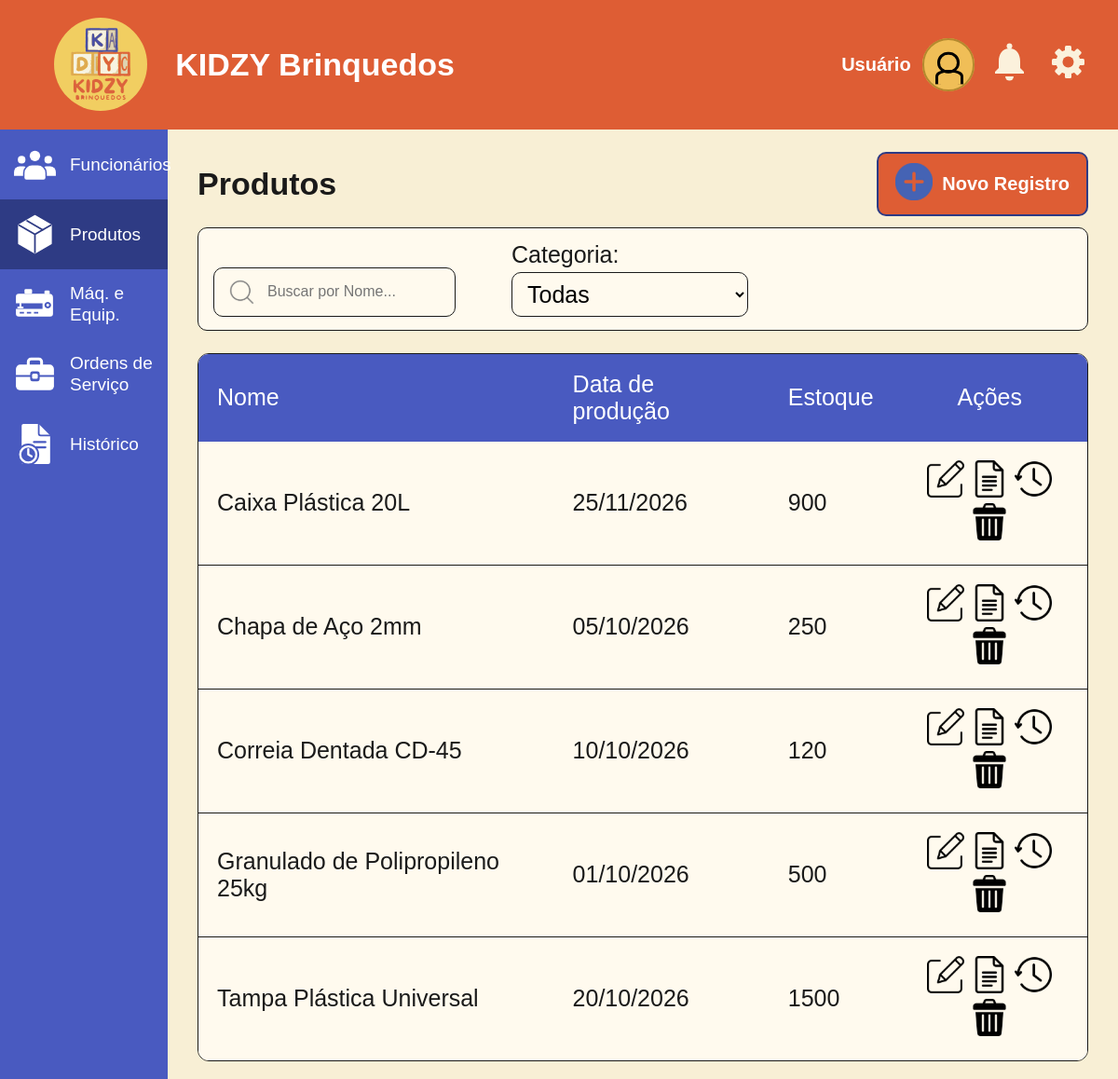
Before: /dashboardf/produtos.php with the older database file.
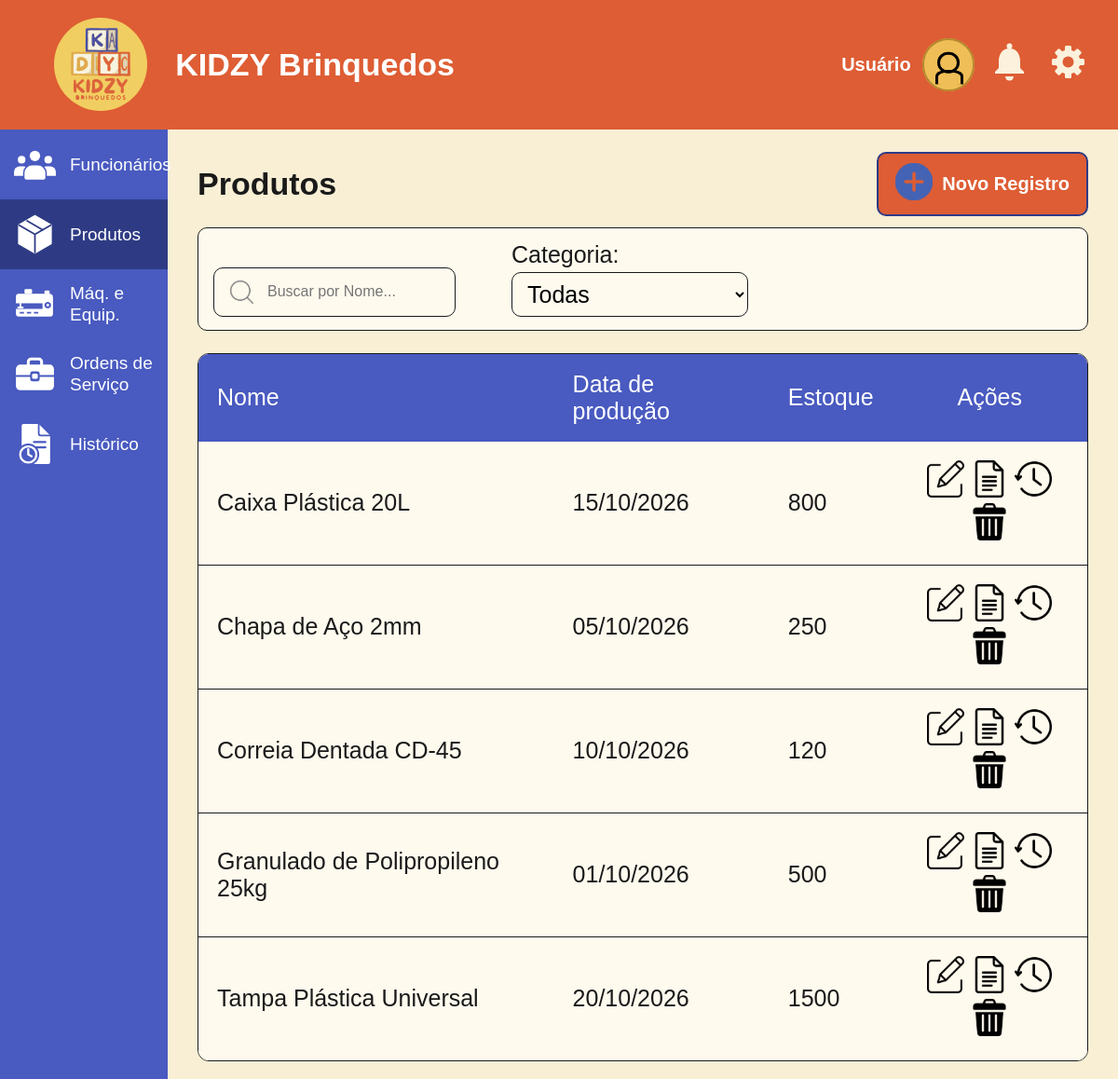
After: the same page with the newer database file.
### tables this page shows
CREATE TABLE `produto` (
  `id_produto` int NOT NULL,
  `id_categoria` int NOT NULL,
  `nome_produto` varchar(100) NOT NULL,
  `estoque_produto` bigint NOT NULL,
  `data_producao` date NOT NULL,
  `ativo_produto` tinyint(1) NOT NULL DEFAULT '1',
  PRIMARY KEY (`id_produto`),
  KEY `idCategoria` (`id_categoria`),
  CONSTRAINT `produto_ibfk_1` FOREIGN KEY (`id_categoria`) REFERENCES `categoria` (`id_categoria`),
  CONSTRAINT `produto_ibfk_2` FOREIGN KEY (`id_categoria`) REFERENCES `categoria` (`id_categoria`),
  CONSTRAINT `produto_ibfk_3` FOREIGN KEY (`id_categoria`) REFERENCES `categoria` (`id_categoria`)
);

### dashboardf/produtos.php (the view, shortened to what the changed rows need)
<?php
require_once 'conexao.php';
$sql = "SELECT p.id_produto       AS id,
               p.nome_produto     AS nome,
               p.data_producao    AS producao,
               p.estoque_produto  AS estoque,
               p.id_categoria     AS id_categoria,
               c.tipo_categoria   AS categoria
        FROM produto p
        INNER JOIN categoria c ON c.id_categoria = p.id_categoria
        WHERE p.ativo_produto = 1
        ORDER BY p.nome_produto";
$produtos = $pdo->query($sql)->fetchAll();
?>
<!DOCTYPE html>
<html lang="pt-br">
<head>
    <link rel="stylesheet" href="css/style.css">
</head>
<body>
<div class="page">
        <header class="topbar">
            <div class = "brand">
                <h1>KIDZY Brinquedos</h1>
            </div>
        </header>
    <div class="body">
        <main class ="content">
            <div class="content-head">
                <h1>Produtos</h1>
            </div>
            <div class="table-card">
                <table>
                    <thead>
                        <tr><th>Nome</th><th>Data de produção</th><th>Estoque</th><th class="center">Ações</th></tr>
                    </thead>
                    <tbody>
                        <?php foreach ($produtos as $p): ?>
                        <tr data-filtravel
                            data-categoria="<?= (int) $p['id_categoria'] ?>">
                            <td class="col-nome"><?= htmlspecialchars($p['nome']) ?></td>
                            <td class="col-producao"><?= $p['producao'] ? htmlspecialchars(date('d/m/Y', strtotime($p['producao']))) : '-' ?></td>
                            <td class="col-estoque"><?= htmlspecialchars((string) ($p['estoque'] ?? '-')) ?></td>
                            <td class="actions">
                                <button type="button" class="btn-editar" aria-label="Editar" title="Editar"
                                    data-id="<?= (int) $p['id'] ?>"
                                    data-nome="<?= htmlspecialchars($p['nome']) ?>"
                                    data-categoria="<?= (int) $p['id_categoria'] ?>"
                                    data-estoque="<?= htmlspecialchars((string) $p['estoque']) ?>"
                                    data-producao="<?= htmlspecialchars((string) $p['producao']) ?>">
                                    <img src="img/editar.svg" alt="editar" class="edit">
                                </button>
                                <button type="button" class="btn-detalhes" aria-label="Detalhes" title="Detalhes"
                                    data-id="<?= (int) $p['id'] ?>">
                                    <img src="img/listar.svg" alt="detalhes" class="listar">
                                </button>
                                <button type="button" class="btn-historico" aria-label="Histórico" title="Histórico"
                                    data-id="<?= (int) $p['id'] ?>">
                                    <img src="img/relogio.svg" alt="relogio" class="relogio">
                                </button>
                                <button type="button" class="btn-inativar" aria-label="Inativar" title="Inativar"
                                    data-id="<?= (int) $p['id'] ?>"
                                    data-tipo="produto"
                                    data-nome="<?= htmlspecialchars($p['nome']) ?>">
                                    <img src="img/lixo.svg" alt="desativar" class="inativar">
                                </button>
                            </td>
                        </tr>
                        <?php endforeach; ?>
                    </tbody>
                </table>
            </div>
        </main>
    </div>
</div>
</body>
</html>

Changed rows visible on the page:
changed produto "Caixa Plástica 20L": data_producao "25/11/2026" → "15/10/2026"; estoque_produto "900" → "800"
